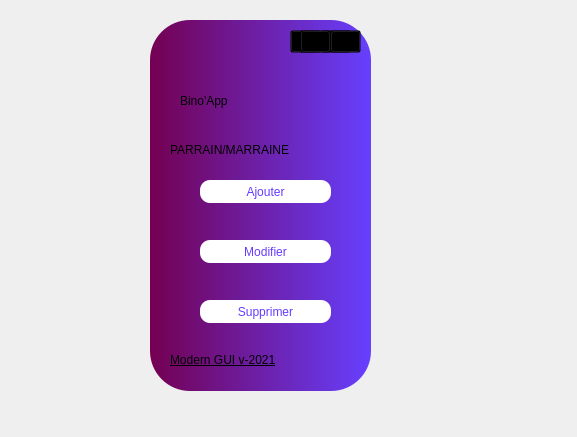
<?xml version="1.0" encoding="UTF-8"?>
<ui version="4.0">
 <class>Dialog</class>
 <widget class="QDialog" name="Dialog">
  <property name="geometry">
   <rect>
    <x>0</x>
    <y>0</y>
    <width>577</width>
    <height>437</height>
   </rect>
  </property>
  <property name="windowTitle">
   <string>Dialog</string>
  </property>
  <widget class="QFrame" name="frame">
   <property name="geometry">
    <rect>
     <x>150</x>
     <y>20</y>
     <width>221</width>
     <height>371</height>
    </rect>
   </property>
   <property name="styleSheet">
    <string notr="true">QWidget#frame{
background-color: qlineargradient(spread:pad, x1:0, y1:0, x2:1, y2:0, stop:0 rgba(116, 0, 81, 255), stop:1 rgba(102, 64, 255, 255));
border-radius:40px;}</string>
   </property>
   <property name="frameShape">
    <enum>QFrame::StyledPanel</enum>
   </property>
   <property name="frameShadow">
    <enum>QFrame::Raised</enum>
   </property>
   <widget class="QPushButton" name="pushButtonpar">
    <property name="geometry">
     <rect>
      <x>50</x>
      <y>160</y>
      <width>131</width>
      <height>23</height>
     </rect>
    </property>
    <property name="styleSheet">
     <string notr="true">QPushButton{
color:qlineargradient(spread:pad, x1:0, y1:0, x2:1, y2:0, stop:0 rgba(106, 0, 91, 255), stop:1 rgba(100, 60, 255, 255));
border-radius: 10px;
background-color:white;
font:10pt &quot;Verdana Pro Semibold&quot;;
}
QPushButton:hover{
border-top-color:#084870;
background:white;
color:#c910c9;
}
QPushButton:active{
border-top-color:#409ad6;
background:white;
}
</string>
    </property>
    <property name="text">
     <string>Ajouter</string>
    </property>
   </widget>
   <widget class="QPushButton" name="pushButton_2">
    <property name="geometry">
     <rect>
      <x>50</x>
      <y>220</y>
      <width>131</width>
      <height>23</height>
     </rect>
    </property>
    <property name="styleSheet">
     <string notr="true">QPushButton{
color:qlineargradient(spread:pad, x1:0, y1:0, x2:1, y2:0, stop:0 rgba(106, 0, 91, 255), stop:1 rgba(100, 60, 255, 255));
border-radius: 10px;
background-color:white;
font:10pt &quot;Verdana Pro Semibold&quot;;
}
QPushButton:hover{
border-top-color:#084870;
background:white;
color:#c910c9;
}
QPushButton:active{
border-top-color:#409ad6;
background:white;
}
</string>
    </property>
    <property name="text">
     <string>Modifier</string>
    </property>
   </widget>
   <widget class="QPushButton" name="pushButton_3">
    <property name="geometry">
     <rect>
      <x>50</x>
      <y>280</y>
      <width>131</width>
      <height>23</height>
     </rect>
    </property>
    <property name="styleSheet">
     <string notr="true">QPushButton{
color:qlineargradient(spread:pad, x1:0, y1:0, x2:1, y2:0, stop:0 rgba(106, 0, 91, 255), stop:1 rgba(100, 60, 255, 255));
border-radius: 10px;
background-color:white;
font:10pt &quot;Verdana Pro Semibold&quot;;
}
QPushButton:hover{
border-top-color:#084870;
background:white;
color:#c910c9;
}
QPushButton:active{
border-top-color:#409ad6;
background:white;
}
</string>
    </property>
    <property name="text">
     <string>Supprimer</string>
    </property>
   </widget>
   <widget class="QLabel" name="app_name">
    <property name="geometry">
     <rect>
      <x>30</x>
      <y>60</y>
      <width>161</width>
      <height>41</height>
     </rect>
    </property>
    <property name="styleSheet">
     <string notr="true">font: 30pt &quot;Forte&quot;;</string>
    </property>
    <property name="text">
     <string>Bino'App</string>
    </property>
   </widget>
   <widget class="QLabel" name="label">
    <property name="geometry">
     <rect>
      <x>20</x>
      <y>330</y>
      <width>121</width>
      <height>20</height>
     </rect>
    </property>
    <property name="styleSheet">
     <string notr="true">
font: 8pt &quot;Bradley Hand ITC&quot;;
text-decoration: underline;</string>
    </property>
    <property name="text">
     <string>Modern GUI v-2021</string>
    </property>
   </widget>
   <widget class="QPushButton" name="pushButton_4">
    <property name="geometry">
     <rect>
      <x>140</x>
      <y>10</y>
      <width>31</width>
      <height>23</height>
     </rect>
    </property>
    <property name="styleSheet">
     <string notr="true">background:transparent;</string>
    </property>
    <property name="text">
     <string/>
    </property>
    <property name="icon">
     <iconset>
      <normaloff>:/icones/accueil.png</normaloff>:/icones/accueil.png</iconset>
    </property>
   </widget>
   <widget class="QPushButton" name="pushButton_5">
    <property name="geometry">
     <rect>
      <x>170</x>
      <y>10</y>
      <width>31</width>
      <height>23</height>
     </rect>
    </property>
    <property name="styleSheet">
     <string notr="true">background:transparent;</string>
    </property>
    <property name="text">
     <string/>
    </property>
    <property name="icon">
     <iconset>
      <normaloff>:/icones/effacer.png</normaloff>:/icones/effacer.png</iconset>
    </property>
   </widget>
   <widget class="QLabel" name="label_2">
    <property name="geometry">
     <rect>
      <x>20</x>
      <y>120</y>
      <width>181</width>
      <height>20</height>
     </rect>
    </property>
    <property name="styleSheet">
     <string notr="true">font: 12pt &quot;Comic Sans MS&quot;;
</string>
    </property>
    <property name="text">
     <string>PARRAIN/MARRAINE</string>
    </property>
   </widget>
   <widget class="QPushButton" name="pushButton_6">
    <property name="geometry">
     <rect>
      <x>150</x>
      <y>10</y>
      <width>31</width>
      <height>23</height>
     </rect>
    </property>
    <property name="styleSheet">
     <string notr="true">background:transparent;</string>
    </property>
    <property name="text">
     <string/>
    </property>
    <property name="icon">
     <iconset resource="photos.qrc">
      <normaloff>:/C:/Users/Aude KOUASSY/Desktop/icones/accueil.png</normaloff>:/C:/Users/Aude KOUASSY/Desktop/icones/accueil.png</iconset>
    </property>
   </widget>
   <widget class="QPushButton" name="pushButton_7">
    <property name="geometry">
     <rect>
      <x>180</x>
      <y>10</y>
      <width>31</width>
      <height>23</height>
     </rect>
    </property>
    <property name="styleSheet">
     <string notr="true">background:transparent;</string>
    </property>
    <property name="text">
     <string/>
    </property>
    <property name="icon">
     <iconset resource="photos.qrc">
      <normaloff>:/C:/Users/Aude KOUASSY/Desktop/icones/effacer.png</normaloff>:/C:/Users/Aude KOUASSY/Desktop/icones/effacer.png</iconset>
    </property>
   </widget>
  </widget>
 </widget>
 <resources>
  <include location="photos.qrc"/>
  <include location="photos.qrc"/>
 </resources>
 <connections/>
</ui>
